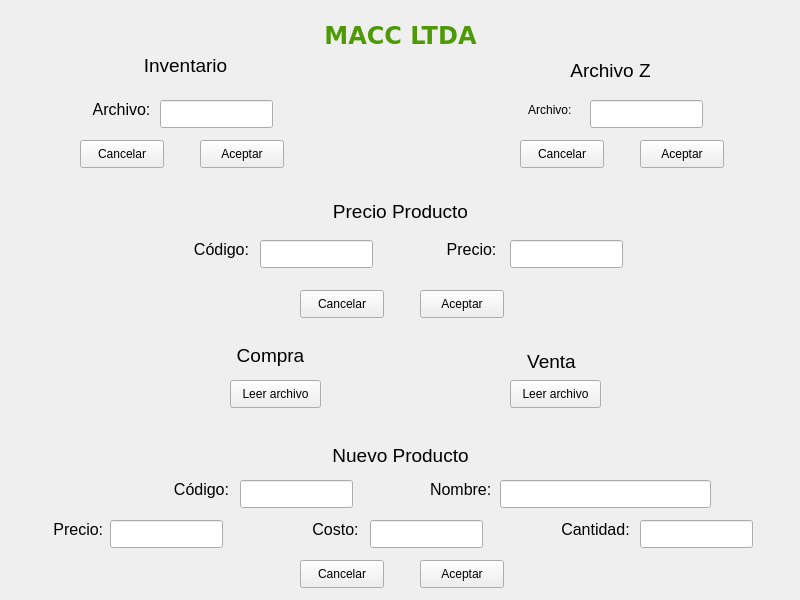
<?xml version="1.0" encoding="UTF-8"?>
<ui version="4.0">
 <class>MainWindow</class>
 <widget class="QMainWindow" name="MainWindow">
  <property name="geometry">
   <rect>
    <x>0</x>
    <y>0</y>
    <width>800</width>
    <height>600</height>
   </rect>
  </property>
  <property name="windowTitle">
   <string>MainWindow</string>
  </property>
  <widget class="QWidget" name="centralWidget">
   <widget class="QLabel" name="label">
    <property name="geometry">
     <rect>
      <x>305</x>
      <y>20</y>
      <width>191</width>
      <height>31</height>
     </rect>
    </property>
    <property name="font">
     <font>
      <family>DejaVu Sans</family>
      <pointsize>21</pointsize>
      <italic>false</italic>
      <strikeout>false</strikeout>
     </font>
    </property>
    <property name="text">
     <string>&lt;html&gt;&lt;head/&gt;&lt;body&gt;&lt;p align=&quot;center&quot;&gt;&lt;span style=&quot; font-size:18pt; font-weight:600; color:#4e9a06;&quot;&gt;MACC LTDA&lt;/span&gt;&lt;/p&gt;&lt;/body&gt;&lt;/html&gt;</string>
    </property>
   </widget>
   <widget class="QPushButton" name="aceptar_in">
    <property name="geometry">
     <rect>
      <x>200</x>
      <y>140</y>
      <width>84</width>
      <height>28</height>
     </rect>
    </property>
    <property name="text">
     <string>Aceptar</string>
    </property>
   </widget>
   <widget class="QPushButton" name="cancelar_in">
    <property name="geometry">
     <rect>
      <x>80</x>
      <y>140</y>
      <width>84</width>
      <height>28</height>
     </rect>
    </property>
    <property name="text">
     <string>Cancelar</string>
    </property>
   </widget>
   <widget class="QLabel" name="inventario">
    <property name="geometry">
     <rect>
      <x>140</x>
      <y>50</y>
      <width>91</width>
      <height>31</height>
     </rect>
    </property>
    <property name="text">
     <string>&lt;html&gt;&lt;head/&gt;&lt;body&gt;&lt;p align=&quot;center&quot;&gt;&lt;span style=&quot; font-size:14pt;&quot;&gt;Inventario&lt;/span&gt;&lt;/p&gt;&lt;/body&gt;&lt;/html&gt;</string>
    </property>
    <property name="alignment">
     <set>Qt::AlignJustify|Qt::AlignVCenter</set>
    </property>
   </widget>
   <widget class="QLabel" name="label_3">
    <property name="geometry">
     <rect>
      <x>325</x>
      <y>200</y>
      <width>151</width>
      <height>21</height>
     </rect>
    </property>
    <property name="text">
     <string>&lt;html&gt;&lt;head/&gt;&lt;body&gt;&lt;p align=&quot;center&quot;&gt;&lt;span style=&quot; font-size:14pt;&quot;&gt;Precio Producto&lt;/span&gt;&lt;/p&gt;&lt;/body&gt;&lt;/html&gt;</string>
    </property>
   </widget>
   <widget class="QLabel" name="label_4">
    <property name="geometry">
     <rect>
      <x>230</x>
      <y>340</y>
      <width>81</width>
      <height>31</height>
     </rect>
    </property>
    <property name="text">
     <string>&lt;html&gt;&lt;head/&gt;&lt;body&gt;&lt;p align=&quot;center&quot;&gt;&lt;span style=&quot; font-size:14pt;&quot;&gt;Compra&lt;/span&gt;&lt;/p&gt;&lt;/body&gt;&lt;/html&gt;</string>
    </property>
   </widget>
   <widget class="QLabel" name="label_5">
    <property name="geometry">
     <rect>
      <x>520</x>
      <y>350</y>
      <width>63</width>
      <height>20</height>
     </rect>
    </property>
    <property name="text">
     <string>&lt;html&gt;&lt;head/&gt;&lt;body&gt;&lt;p align=&quot;center&quot;&gt;&lt;span style=&quot; font-size:14pt;&quot;&gt;Venta&lt;/span&gt;&lt;/p&gt;&lt;/body&gt;&lt;/html&gt;</string>
    </property>
   </widget>
   <widget class="QLabel" name="label_6">
    <property name="geometry">
     <rect>
      <x>560</x>
      <y>50</y>
      <width>101</width>
      <height>41</height>
     </rect>
    </property>
    <property name="text">
     <string>&lt;html&gt;&lt;head/&gt;&lt;body&gt;&lt;p align=&quot;center&quot;&gt;&lt;span style=&quot; font-size:14pt;&quot;&gt;Archivo Z&lt;/span&gt;&lt;/p&gt;&lt;/body&gt;&lt;/html&gt;</string>
    </property>
   </widget>
   <widget class="QLineEdit" name="line_ar_in">
    <property name="geometry">
     <rect>
      <x>160</x>
      <y>100</y>
      <width>113</width>
      <height>28</height>
     </rect>
    </property>
   </widget>
   <widget class="QLineEdit" name="line_co_pp">
    <property name="geometry">
     <rect>
      <x>260</x>
      <y>240</y>
      <width>113</width>
      <height>28</height>
     </rect>
    </property>
   </widget>
   <widget class="QLineEdit" name="line_pr_pp">
    <property name="geometry">
     <rect>
      <x>510</x>
      <y>240</y>
      <width>113</width>
      <height>28</height>
     </rect>
    </property>
   </widget>
   <widget class="QLineEdit" name="line_cod_np">
    <property name="geometry">
     <rect>
      <x>240</x>
      <y>480</y>
      <width>113</width>
      <height>28</height>
     </rect>
    </property>
   </widget>
   <widget class="QLineEdit" name="line_nom_np">
    <property name="geometry">
     <rect>
      <x>500</x>
      <y>480</y>
      <width>211</width>
      <height>28</height>
     </rect>
    </property>
   </widget>
   <widget class="QLineEdit" name="line_ar_z">
    <property name="geometry">
     <rect>
      <x>590</x>
      <y>100</y>
      <width>113</width>
      <height>28</height>
     </rect>
    </property>
   </widget>
   <widget class="QLabel" name="archivo_in">
    <property name="geometry">
     <rect>
      <x>90</x>
      <y>100</y>
      <width>63</width>
      <height>20</height>
     </rect>
    </property>
    <property name="text">
     <string>&lt;html&gt;&lt;head/&gt;&lt;body&gt;&lt;p align=&quot;center&quot;&gt;&lt;span style=&quot; font-size:12pt;&quot;&gt;Archivo:&lt;/span&gt;&lt;/p&gt;&lt;/body&gt;&lt;/html&gt;</string>
    </property>
   </widget>
   <widget class="QLabel" name="label_2">
    <property name="geometry">
     <rect>
      <x>520</x>
      <y>100</y>
      <width>63</width>
      <height>20</height>
     </rect>
    </property>
    <property name="text">
     <string>&lt;html&gt;&lt;head/&gt;&lt;body&gt;&lt;p align=&quot;center&quot;&gt;Archivo: &lt;/p&gt;&lt;/body&gt;&lt;/html&gt;</string>
    </property>
   </widget>
   <widget class="QPushButton" name="aceptar_z">
    <property name="geometry">
     <rect>
      <x>640</x>
      <y>140</y>
      <width>84</width>
      <height>28</height>
     </rect>
    </property>
    <property name="text">
     <string>Aceptar</string>
    </property>
   </widget>
   <widget class="QPushButton" name="cancelar_z">
    <property name="geometry">
     <rect>
      <x>520</x>
      <y>140</y>
      <width>84</width>
      <height>28</height>
     </rect>
    </property>
    <property name="text">
     <string>Cancelar</string>
    </property>
   </widget>
   <widget class="QLabel" name="label_7">
    <property name="geometry">
     <rect>
      <x>190</x>
      <y>240</y>
      <width>63</width>
      <height>20</height>
     </rect>
    </property>
    <property name="text">
     <string>&lt;html&gt;&lt;head/&gt;&lt;body&gt;&lt;p align=&quot;center&quot;&gt;&lt;span style=&quot; font-size:12pt;&quot;&gt;Código:&lt;/span&gt;&lt;/p&gt;&lt;/body&gt;&lt;/html&gt;</string>
    </property>
   </widget>
   <widget class="QLabel" name="label_8">
    <property name="geometry">
     <rect>
      <x>440</x>
      <y>240</y>
      <width>63</width>
      <height>20</height>
     </rect>
    </property>
    <property name="text">
     <string>&lt;html&gt;&lt;head/&gt;&lt;body&gt;&lt;p align=&quot;center&quot;&gt;&lt;span style=&quot; font-size:12pt;&quot;&gt;Precio:&lt;/span&gt;&lt;/p&gt;&lt;/body&gt;&lt;/html&gt;</string>
    </property>
   </widget>
   <widget class="QPushButton" name="cancelar_pp">
    <property name="geometry">
     <rect>
      <x>300</x>
      <y>290</y>
      <width>84</width>
      <height>28</height>
     </rect>
    </property>
    <property name="text">
     <string>Cancelar</string>
    </property>
   </widget>
   <widget class="QPushButton" name="aceptar_pp">
    <property name="geometry">
     <rect>
      <x>420</x>
      <y>290</y>
      <width>84</width>
      <height>28</height>
     </rect>
    </property>
    <property name="text">
     <string>Aceptar</string>
    </property>
   </widget>
   <widget class="QLabel" name="label_9">
    <property name="geometry">
     <rect>
      <x>330</x>
      <y>440</y>
      <width>141</width>
      <height>31</height>
     </rect>
    </property>
    <property name="text">
     <string>&lt;html&gt;&lt;head/&gt;&lt;body&gt;&lt;p align=&quot;center&quot;&gt;&lt;span style=&quot; font-size:14pt;&quot;&gt;Nuevo Producto&lt;/span&gt;&lt;/p&gt;&lt;/body&gt;&lt;/html&gt;</string>
    </property>
   </widget>
   <widget class="QPushButton" name="leer_ar_ven">
    <property name="geometry">
     <rect>
      <x>510</x>
      <y>380</y>
      <width>91</width>
      <height>28</height>
     </rect>
    </property>
    <property name="text">
     <string>Leer archivo</string>
    </property>
   </widget>
   <widget class="QLabel" name="label_10">
    <property name="geometry">
     <rect>
      <x>170</x>
      <y>480</y>
      <width>63</width>
      <height>20</height>
     </rect>
    </property>
    <property name="text">
     <string>&lt;html&gt;&lt;head/&gt;&lt;body&gt;&lt;p align=&quot;center&quot;&gt;&lt;span style=&quot; font-size:12pt;&quot;&gt;Código:&lt;/span&gt;&lt;/p&gt;&lt;/body&gt;&lt;/html&gt;</string>
    </property>
   </widget>
   <widget class="QLabel" name="label_11">
    <property name="geometry">
     <rect>
      <x>430</x>
      <y>480</y>
      <width>63</width>
      <height>20</height>
     </rect>
    </property>
    <property name="text">
     <string>&lt;html&gt;&lt;head/&gt;&lt;body&gt;&lt;p align=&quot;center&quot;&gt;&lt;span style=&quot; font-size:12pt;&quot;&gt;Nombre: &lt;/span&gt;&lt;/p&gt;&lt;/body&gt;&lt;/html&gt;</string>
    </property>
   </widget>
   <widget class="QLabel" name="label_12">
    <property name="geometry">
     <rect>
      <x>50</x>
      <y>520</y>
      <width>61</width>
      <height>20</height>
     </rect>
    </property>
    <property name="text">
     <string>&lt;html&gt;&lt;head/&gt;&lt;body&gt;&lt;p align=&quot;center&quot;&gt;&lt;span style=&quot; font-size:12pt;&quot;&gt;Precio: &lt;/span&gt;&lt;/p&gt;&lt;/body&gt;&lt;/html&gt;</string>
    </property>
   </widget>
   <widget class="QLineEdit" name="line_pr_np">
    <property name="geometry">
     <rect>
      <x>110</x>
      <y>520</y>
      <width>113</width>
      <height>28</height>
     </rect>
    </property>
   </widget>
   <widget class="QLabel" name="label_13">
    <property name="geometry">
     <rect>
      <x>560</x>
      <y>520</y>
      <width>71</width>
      <height>20</height>
     </rect>
    </property>
    <property name="text">
     <string>&lt;html&gt;&lt;head/&gt;&lt;body&gt;&lt;p align=&quot;center&quot;&gt;&lt;span style=&quot; font-size:12pt;&quot;&gt;Cantidad:&lt;/span&gt;&lt;/p&gt;&lt;/body&gt;&lt;/html&gt;</string>
    </property>
   </widget>
   <widget class="QLineEdit" name="line_ca_np">
    <property name="geometry">
     <rect>
      <x>640</x>
      <y>520</y>
      <width>113</width>
      <height>28</height>
     </rect>
    </property>
   </widget>
   <widget class="QPushButton" name="aceptar_np">
    <property name="geometry">
     <rect>
      <x>420</x>
      <y>560</y>
      <width>84</width>
      <height>28</height>
     </rect>
    </property>
    <property name="text">
     <string>Aceptar</string>
    </property>
   </widget>
   <widget class="QPushButton" name="cancelar_np">
    <property name="geometry">
     <rect>
      <x>300</x>
      <y>560</y>
      <width>84</width>
      <height>28</height>
     </rect>
    </property>
    <property name="text">
     <string>Cancelar</string>
    </property>
   </widget>
   <widget class="QPushButton" name="leer_ar_com">
    <property name="geometry">
     <rect>
      <x>230</x>
      <y>380</y>
      <width>91</width>
      <height>28</height>
     </rect>
    </property>
    <property name="text">
     <string>Leer archivo</string>
    </property>
   </widget>
   <widget class="QLineEdit" name="line_cos_np">
    <property name="geometry">
     <rect>
      <x>370</x>
      <y>520</y>
      <width>113</width>
      <height>28</height>
     </rect>
    </property>
   </widget>
   <widget class="QLabel" name="label_14">
    <property name="geometry">
     <rect>
      <x>310</x>
      <y>520</y>
      <width>51</width>
      <height>20</height>
     </rect>
    </property>
    <property name="text">
     <string>&lt;html&gt;&lt;head/&gt;&lt;body&gt;&lt;p align=&quot;center&quot;&gt;&lt;span style=&quot; font-size:12pt;&quot;&gt;Costo:&lt;/span&gt;&lt;/p&gt;&lt;/body&gt;&lt;/html&gt;</string>
    </property>
   </widget>
   <widget class="QLabel" name="label_fecha">
    <property name="geometry">
     <rect>
      <x>620</x>
      <y>20</y>
      <width>161</width>
      <height>20</height>
     </rect>
    </property>
    <property name="text">
     <string/>
    </property>
   </widget>
  </widget>
 </widget>
 <layoutdefault spacing="6" margin="11"/>
 <resources/>
 <connections/>
</ui>
